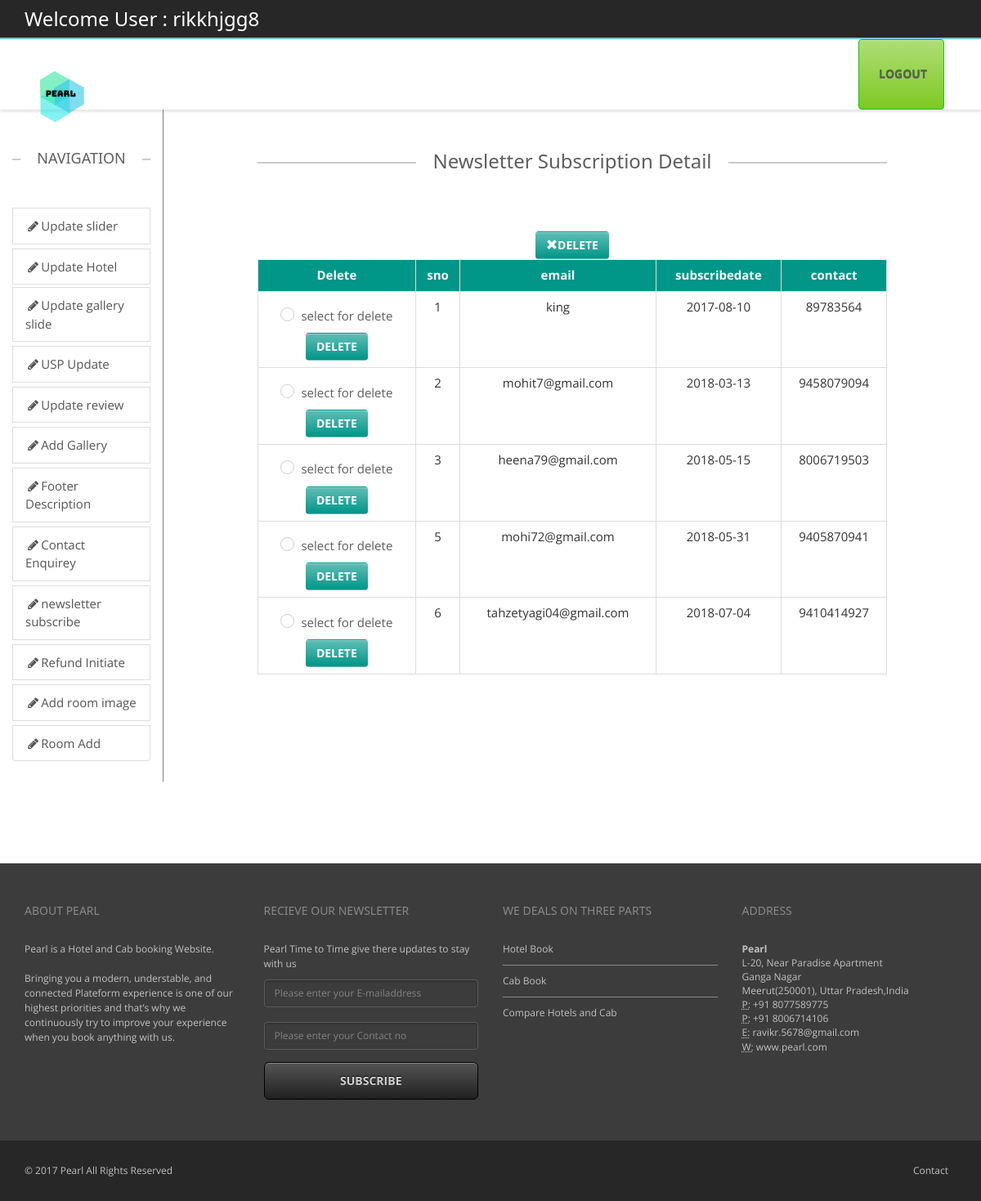
The page /backend/newsletter-detail.php (signed in) on the database its author committed.
### tables this page shows
CREATE TABLE `newsletter` (
  `sno` int(11) NOT NULL,
  `email` varchar(100) DEFAULT NULL,
  `subscribedate` date DEFAULT NULL,
  `contact` varchar(100) DEFAULT NULL
);

### public_html/backend/newsletter-detail.php (the view, shortened to what this page needs)
<?php
include("headeradmin.php");
include("navigation.php");?>
        <div class="col-sm-1 ">
        </div>
		<div class="col-sm-8">
        <div class="containe-fluid text-center" >
             <h3 class="lined-heading mt50">
            <span>
            Newsletter Subscription Detail
            </span>
        </h3>
        <?php  $con=mysqli_connect("localhost","id5740196_root","1234567890","id5740196_realhotel") or die("could not connect");
$res=mysqli_query($con,"Select * from newsletter") or die(mysqli_error($con));
if(mysqli_affected_rows($con)>0)
{
$colname=mysqli_fetch_fields($res);
echo"<form action='deletequery-newsletter.php' method='post'>";?>
<?php echo"<br><button type='submit' class='btn w3-teal' >";
echo"<span class='glyphicon glyphicon-remove'>";
echo"</span>";
echo"Delete"."</button>";
echo"<div  style='overflow-x:auto;'><table border='1' class='table table-bordered table-hover' style='width:100%'>";
echo"<th class='w3-teal text-center'>Delete</th><th class='w3-teal text-center'>".$colname[0]->name."</th><th class='w3-teal text-center'>".$colname[1]->name."</th><th class='w3-teal text-center'>".$colname[2]->name."</th><th class='w3-teal text-center'>".$colname[3]->name."</th>";
while($row=mysqli_fetch_array($res))
{?>
<tr><td><div class="checkbox checkbox-info checkbox-circle">
<?php
echo"<input type='checkbox' name='ids[]' id='$row[0]' value='$row[0]' />"."<label for='$row[0]'>"."select for delete"."</label>"."</div>"."<a href='deletequery-newsletter.php?id=$row[0]' class='btn w3-teal'>"."delete"."</a>"."</td><td>".$row[0]."</td><td>".$row[1]."</td><td>".$row[2]."</td><td>".$row[3]."</td></tr>";
}
 echo"</table></div>";
 echo"</form>";
}
?>
		</div>
		</div>
        <div class="col-sm-1">
        </div>
	</div>
</div>
<?php include("footer.php");?>

### public_html/backend/css/theme.css (style rules this page uses)
body { overflow-x: hidden; }
html, html a { -webkit-font-smoothing: antialiased !important; }
h1, h2, h3, h4, h5, h6, .h1, .h2, .h3, .h4, .h5, .h6 { font-family: "Open Sans", "Helvetica Neue", Helvetica, Arial, sans-serif; font-weight: 600; line-height: 1.1; color: #5e5e5e; }
h3, .h3 { font-size: 18px; }
.lined-heading { position: relative; margin-top: 0; margin-bottom: 50px; text-align: center; display: block; }
h1.lined-heading:before, h2.lined-heading:before, h3.lined-heading:before, h4.lined-heading:before, h5.lined-heading:before, h6.lined-heading:before { position: absolute; top: 50%; z-index: 1; display: block; width: 100%; height: 1px; border-top: 2px solid #ccc; content: ""; }
h1.lined-heading span, h2.lined-heading span, h3.lined-heading span, h4.lined-heading span, h5.lined-heading span, h6.lined-heading span { position: relative; z-index: 1; padding: 0 20px; background: #fff; display: inline-block; }
body ,.ui-widget, .revolution-starhotel { font-family: "Open Sans", "Helvetica Neue", Helvetica, Arial, sans-serif !important; font-size: 13px; }
a { text-decoration: none; -webkit-transition: color 0.2s ease-in; -moz-transition: color 0.2s ease-in; -ms-transition: color 0.2s ease-in; -o-transition: color 0.2s ease-in; transition: color 0.2s ease-in; }
.mt50 { margin-top: 50px; }
label { color: #5e5e5e; }
.btn { background: -moz-linear-gradient(top, rgba(255,255,255,0.38) 0%, rgba(255,255,255,0) 100%); background: -webkit-gradient(linear, left top, left bottom, color-stop(0%, rgba(255,255,255,0.38)), color-stop(100%, rgba(255,255,255,0))); background: -webkit-linear-gradient(top, rgba(255,255,255,0.38) 0%, rgba(255,255,255,0) 100%); background: -o-linear-gradient(top, rgba(255,255,255,0.38) 0%, rgba(255,255,255,0) 100%); background: -ms-linear-gradient(top, rgba(255,255,255,0.38) 0%, rgba(255,255,255,0) 100%); background: linear-gradient(to bottom, rgba(255,255,255,0.38) 0%, rgba(255,255,255,0) 100%); filter: progid:DXImageTransform.Microsoft.gradient( startColorstr='#61ffffff', endColorstr='#00ffffff', GradientType=0 ); color: #ffffff; -webkit-box-shadow: inset 0 1px 0 0 rgba(255,255,255,0.3); box-shadow: inset 0 1px 0 0 rgba(255,255,255,0.3); -webkit-transition: all 0.1s ease-in; -moz-transition: all 0.1s ease-in; -ms-transition: all 0.1s ease-in; -o-transition: all 0.1s ease-in; transition: all 0.1s ease-in; text-transform: uppercase; font-weight: bold; }
.table > thead > tr > th, .table > tbody > tr > th, .table > tfoot > tr > th, .table > thead > tr > td, .table > tbody > tr > td, .table > tfoot > tr > td { border-top: 1px solid #ebebeb; }

### public_html/backend/css/w3.css (style rules this page uses)
button,hr,input { overflow:visible }
html { box-sizing:border-box;-ms-text-size-adjust:100%;-webkit-text-size-adjust:100%;overflow-x:hidden }
*,:after,:before { box-sizing:inherit }
body { margin:0 }
a { background-color:transparent;-webkit-text-decoration-skip:objects;color:inherit }
button,input,select,textarea { font:inherit;margin:0 }
button,select { text-transform:none }
[type=reset],[type=submit],button,html [type=button] { -webkit-appearance:button }
body,html { font-family:Verdana,sans-serif;font-size:15px;line-height:1.5 }
h3 { font-size:24px }
h1,h2,h3,h4,h5,h6 { font-family:"Segoe UI",Arial,sans-serif;font-weight:400;margin:10px 0 }
.w3-hover-teal:hover,.w3-teal { color:#fff!important;background-color:#009688!important }

### public_html/backend/css/checkbox.css (style rules this page uses)
.checkbox { padding-left: 20px; }
.checkbox label { display: inline-block; vertical-align: middle; position: relative; padding-left: 5px; }
.checkbox label::before { content: ""; display: inline-block; position: absolute; width: 17px; height: 17px; left: 0; margin-left: -20px; border: 1px solid #cccccc; border-radius: 3px; background-color: #fff; -webkit-transition: border 0.15s ease-in-out, color 0.15s ease-in-out; -o-transition: border 0.15s ease-in-out, color 0.15s ease-in-out; transition: border 0.15s ease-in-out, color 0.15s ease-in-out; }
.checkbox label::after { display: inline-block; position: absolute; width: 16px; height: 16px; left: 0; top: 0; margin-left: -20px; padding-left: 3px; padding-top: 1px; font-size: 11px; color: #555555; }
.checkbox.checkbox-circle label::before { border-radius: 50%; }

### public_html/backend/css/colors/turquoise.css (style rules this page uses)
a { color: #75c5cf; }

### rows shown on the page
newsletter: sno "1", email "king", subscribedate "2017-08-10", contact "89783564"
newsletter: sno "2", email "mohit7@gmail.com", subscribedate "2018-03-13", contact "9458079094"
newsletter: sno "3", email "heena79@gmail.com", subscribedate "2018-05-15", contact "8006719503"
newsletter: sno "5", email "mohi72@gmail.com", subscribedate "2018-05-31", contact "9405870941"
newsletter: sno "6", email "tahzetyagi04@gmail.com", subscribedate "2018-07-04", contact "9410414927"

### other values the page prints
$_SESSION['login_user'] "rikkhjgg8"
$colname[0]->name "sno"
$colname[1]->name "email"
$colname[2]->name "subscribedate"
$colname[3]->name "contact"
